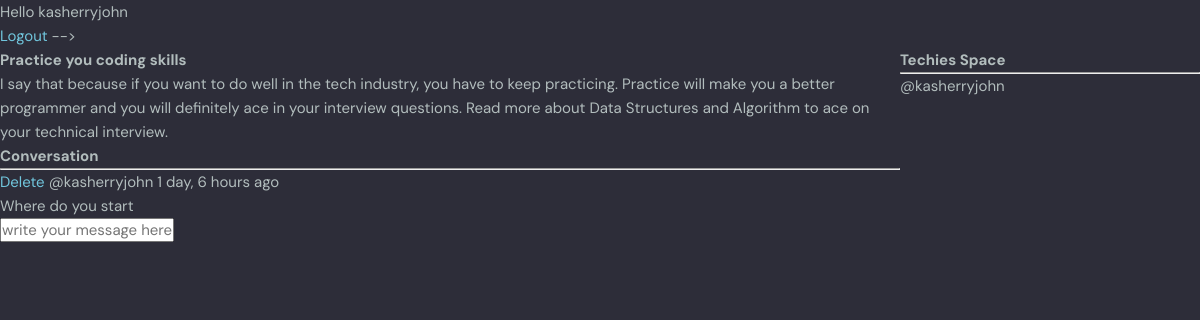
The app's page /chamber/7/ (signed in), older data.
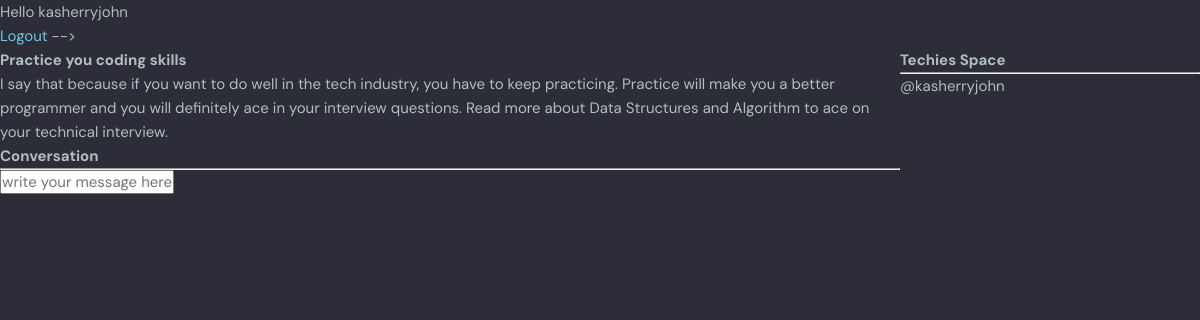
The same page, newer data.
### journeyingblogs/models.py (models this page shows, shortened)
class Message(models.Model):
    user =  models.ForeignKey(User, on_delete=models.CASCADE)
    chamber = models.ForeignKey(Chamber, on_delete=models.CASCADE)
    body = models.TextField()
    updated = models.DateTimeField(auto_now=True)
    created = models.DateTimeField(auto_now_add=True)
    class Meta:
       ordering = ['-updated', '-created']

### journeyingblogs/views.py (the view, shortened to what this page needs)
# urls.py: path('chamber/<str:pk>/', views.chamber, name='chamber'),
def chamber(request, pk):
    chamber = Chamber.objects.get(id=pk)
    chamber_messages = chamber.message_set.all()
    techiesspace = chamber.techiesspace.all()
    context = {'chamber': chamber, 'chamber_messages': chamber_messages,'techiesspace':techiesspace}
    return render(request, 'journeyingblogs/chamber.html', context)

### journeyingblogs/templates/journeyingblogs/chamber.html (shortened to what this page needs)
{% extends 'main.html' %}
{% block content%}
<!DOCTYPE html>
<html lang="en">
<head>
</head>
<body>
    <div class="chamber-container">
        <div>
    <h1>{{chamber.name}}</h1>
    <p>{{chamber.description}}</p>
    <div class="comment-wrapper">
        <h3>Conversation</h3>
        <hr>
        {% for message in chamber_messages %}
        <div>
            {% if request.user == message.user %}
            <a href="{% url 'delete-message' message.id %}">Delete</a>
            {% endif %}
            <small>@{{message.user}}  {{message.created|timesince}} ago</small>
            <p>{{message.body}}</p>
        </div>
        {% endfor %}
    </div>
    {% if request.user.is_authenticated %}
    <div class="comment-form">
        <form action="" method="POST">
            <input type="text" name="body" placeholder="write your message here" />
        </form>
    </div>
    {% endif %}
</div>
<div>
    <h3>Techies Space</h3>
    <hr>
    {% for techie in techiesspace %}
    <div>
       <p>@{{techie.username}}</p>
    </div>
    {% endfor %}
</div>
    </div>
</body>
</html>
{% endblock %}

### templates/navbar.html (shortened to what this page needs)
{% load static %}
    {% if request.user.is_authenticated %}
    <p>Hello {{request.user}}</p>
    <a href="{% url 'logoutuser'%}">Logout</a>
    {% else %}
    <a href="{% url 'loginpage'%}">Login</a>
    {% endif %}
</body>
</html>

Row changes from the older to the newer data that the page shows:
removed Message: shows "Delete", user "kasherryjohn", created "1 day, 6 hours", body "Where do you start"
